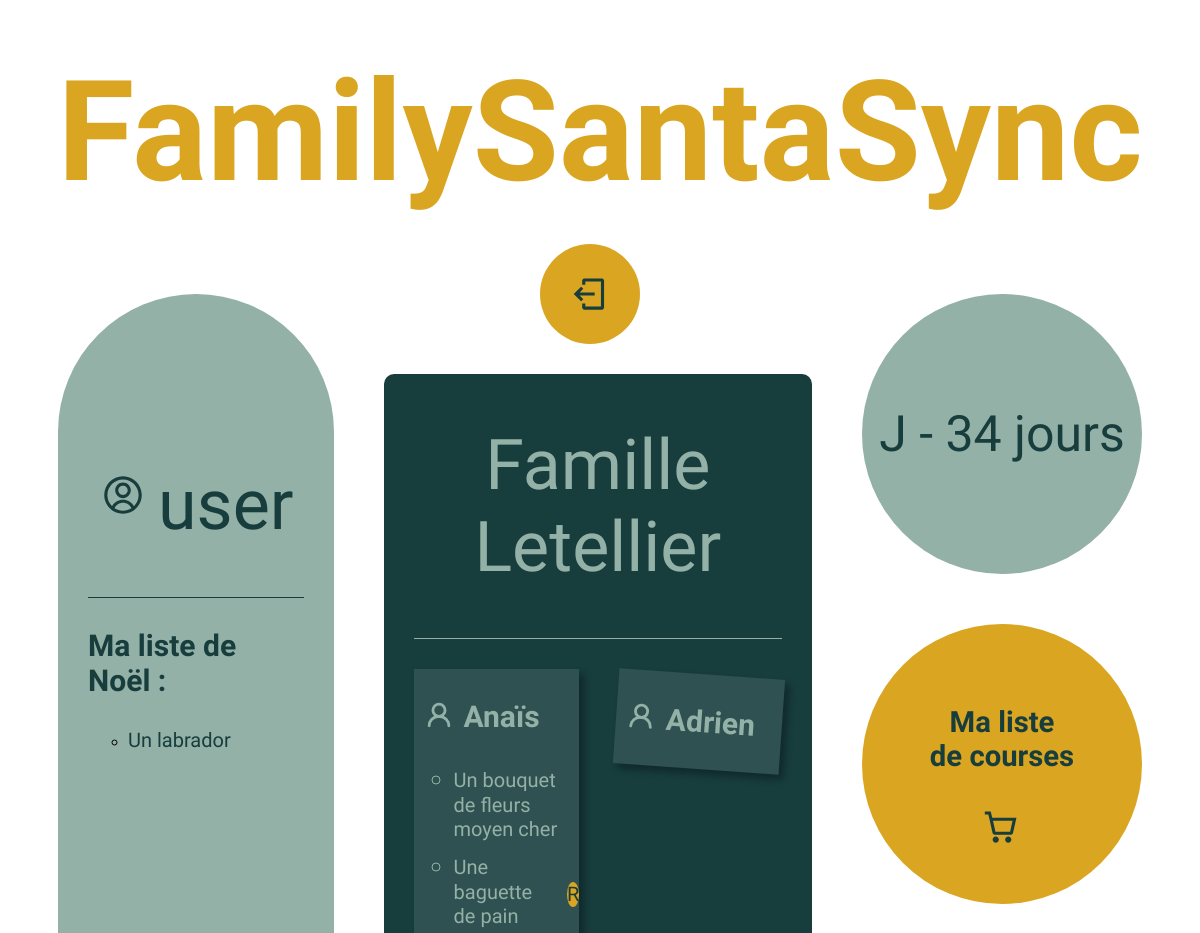
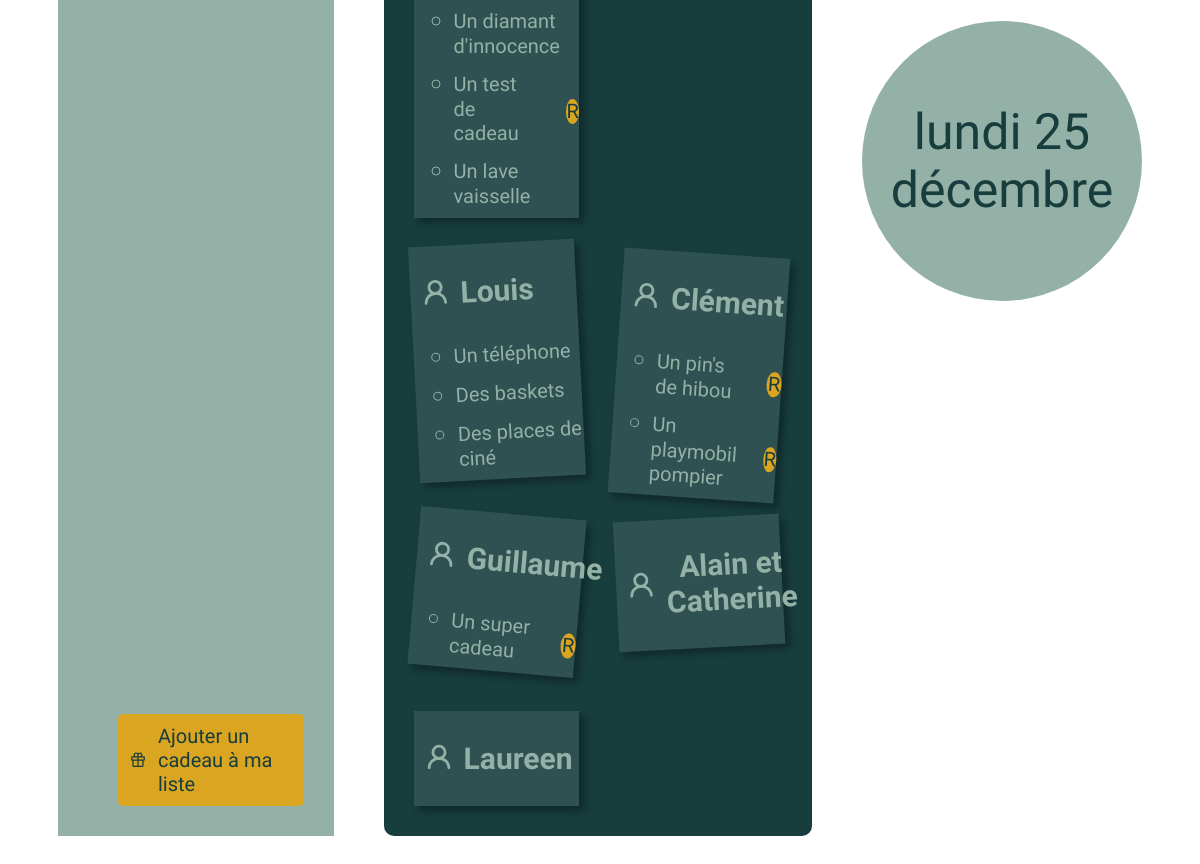
The app's page /home/6 with its own data (2 pictures, top to bottom).
### presents/models.py (models this page shows, shortened)
class Gift(models.Model):
    PRICES = (
        ('PRICE1', 'Moins de 40 €'),
        ('PRICE2', 'Entre 40 et 100 €'),
        ('PRICE3', 'Plus de 100€')
    )
    id = models.AutoField(primary_key=True)
    member = models.ForeignKey(Member, on_delete=models.CASCADE)
    family = models.ForeignKey(Family, on_delete=models.CASCADE)
    name = models.CharField(max_length=100)
    link = models.URLField(null=True, blank=True)
    price = models.CharField(choices=PRICES, max_length=20)

### authentication/models.py (models this page shows)
class Family(models.Model):
    id = models.AutoField(primary_key=True)
    name = models.CharField(max_length=100)
    password = models.CharField(max_length=100)
    def __str__(self):
        return self.name

class Member(models.Model):
    id = models.AutoField(primary_key=True)
    name = models.CharField(max_length=100)
    family = models.ForeignKey(Family, on_delete=models.CASCADE)
    def __str__(self):
        return self.name

### presents/views.py (the view)
# urls.py: 2. Add a URL to urlpatterns:  path('', views.home, name='home')
def home(request, member_id):
    family_name = Member.objects.get(id=member_id).family
    family_id = Member.objects.get(id=member_id).family_id
    my_presents = Gift.objects.filter(member=member_id)
    family_presents = Gift.objects.filter(family=family_name).select_related('member')
    family_members = Member.objects.filter(family_id=family_name).exclude(id=member_id)
    purchases = Purchase.objects.all()
    reserved_gifts = {purchase.gift_id: True for purchase in purchases}
    for present in family_presents:
        present.is_reserved = reserved_gifts.get(present.id, False)
    member = get_object_or_404(Member, id=member_id)
    family = get_object_or_404(Family, id=family_id)
    if request.method == 'POST':
        add_present_form = forms.AddGiftForm(request.POST)
        if add_present_form.is_valid():
            gift = add_present_form.save(commit=False)
            gift.member = member
            gift.family = family
            gift.save()
            return redirect("home", member_id)
        else:
            message = "Erreur dans le formulaire. Veuillez vérifier les données saisies."
    else:
        add_present_form = forms.AddGiftForm()
        message = ""
    christmas_date = datetime(2023, 12, 25)
    now = datetime.now()
    timelaps = christmas_date - now
    return render(request,
                  'home.html',
                  {
                    'my_presents': my_presents,
                    'family_presents': family_presents,
                    'family_members': family_members,
                    'family_name': family_name,
                    'add_present_form': add_present_form,
                    'message':message,
                    'timelaps': timelaps
                  }
                )

### presents/templates/home.html (shortened to what this page needs)
{% extends 'base.html' %}
{% block content %}
<div class="home_page">
    <div class="my_presents">
        <div class="my_presents_content">
            <div class="header_member">
                <img src="../../authentication/static/member.svg"/>
                <p class="id_member">{{ request.session.member|default:"user"}}</p>
            </div>
            <div class="line"></div>
            <h3>Ma liste de Noël : </h3>
            <ul>
                {% for my_present in my_presents %}
                <li><a href="{% url 'present-detail' my_present.id %}">{{my_present.name}}</a></li>
                {% endfor %}
            </ul>
            <a class="yellow_button">
                <div onclick="openPopup()">
                    <img src="../../authentication/static/gift.svg"/>
                    <p>Ajouter un cadeau à ma liste</p>
                </div>
            </a>
        </div>
    </div>
    <div class="family_presents">
        <div class="family_presents_content">
            <p class="id_family">Famille {{family_name}}</p>
            <div class="family_presents_content_center">
                {% for family_member in family_members %}
                <div class="family_member">
                    <div class="header_family">
                        <img src="../../authentication/static/family.svg"/>
                        <h3>{{family_member}}</h3>
                    </div>
                    {% for present in family_presents %}
                    <ul>
                        {% if present.member == family_member %}
                        <div class="a_present_preview">
                            <li><a href="{% url 'present-detail' present.id %}">{{present.name}}</a></li>
                            {% if present.is_reserved %}
                                <div class="is_booked_preview">
                                    <p>R</p>
                                </div>
                            {% endif %}
                        </div>
                        {% endif %}
                    </ul>
                    {% endfor %}
                </div>
                {% endfor %}
            </div>
        </div>
    </div>
    <div class="right_home">
        <div class="countdown">
            <p>J -&nbsp</p>
            <p>{{timelaps.days}} jours</p>
        </div>
        <div class="shopping_list">
            <a href="{% url 'shopping-list' request.session.member_id %}">
                <h3>Ma liste </br>de courses</h3>
                <img src="../../authentication/static/cart.svg"/>
            </a>
        </div>
        <div class="countdown">
            <p>lundi 25 </br>décembre</p>
        </div>
    </div>
</div>
{% endblock content %}

### records on screen
Gift: name "Un labrador"
Family: name "Letellier"
Member: name "Anaïs"
Gift: name "Un bouquet de fleurs moyen cher"
Gift: name "Une baguette de pain", shows "R"
Gift: name "Un diamant d'innocence"
Gift: name "Un test de cadeau", shows "R"
Gift: name "Un lave vaisselle"
Member: name "Adrien"
Member: name "Louis"
Gift: name "Un téléphone"
Gift: name "Des baskets"
Gift: name "Des places de ciné"
Member: name "Clément"
Gift: name "Un pin's de hibou", shows "R"
Gift: name "Un playmobil pompier", shows "R"
Member: name "Guillaume"
Gift: name "Un super cadeau", shows "R"
Member: name "Alain et Catherine"
Member: name "Laureen"

### other values on screen
{{ request.session.member|default:"user" }} "user"
